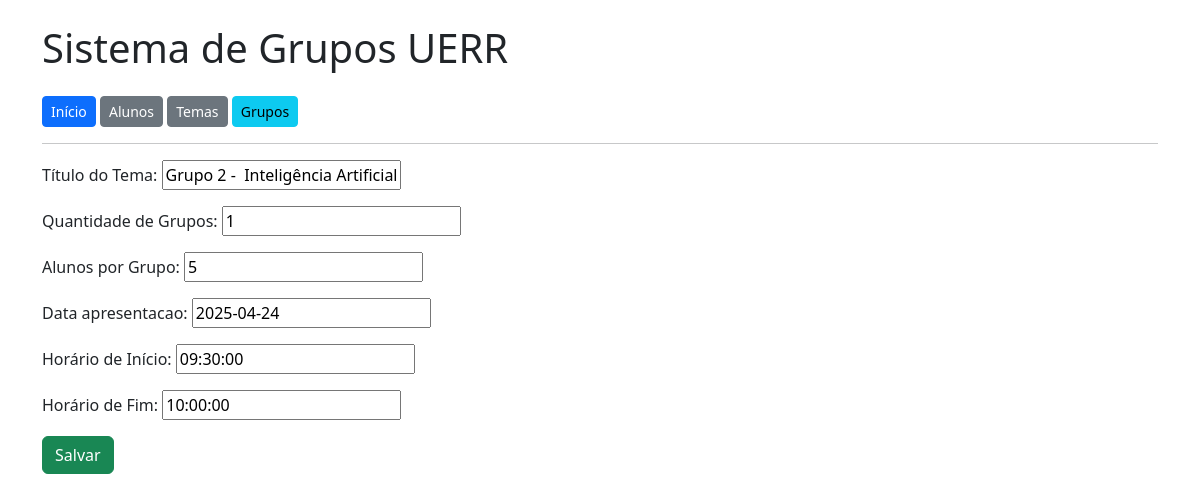
Screenshot of /temas/editar/4/ with the database file from the repository.
### appaula/models.py (models this page shows, shortened)
class Tema(models.Model):
    titulo = models.CharField('Título do Tema', max_length=200)
    quantidade_grupos = models.PositiveIntegerField('Quantidade de Grupos')
    alunos_por_grupo = models.PositiveIntegerField('Alunos por Grupo')
    data_apresentacao = models.DateField('Data da Apresentação')
    horario_inicio = models.TimeField('Horário de Início')
    horario_fim = models.TimeField('Horário de Fim')

### appaula/views.py (the view)
# urls.py: path('temas/editar/<int:tema_id>/', views.editar_tema, name='editar_tema'),
def editar_tema(request, tema_id):
    tema = Tema.objects.get(id=tema_id)
    if request.method == 'POST':
        form = TemaForm(request.POST, instance=tema)
        if form.is_valid():
            form.save()
            messages.success(request, 'Tema atualizado com sucesso!')
            return redirect('appaula:listar_temas')
    else:
        form = TemaForm(instance=tema)
    return render(request, 'appaula/form.html', {'form': form})

### appaula/forms.py
class TemaForm(forms.ModelForm):
    data_apresentacao = forms.DateField(
        input_formats=['%d/%m/%Y'],
        widget=DateInput(),
        required=True
    )
    class Meta:
        model = Tema
        fields = [
            'titulo',
            'quantidade_grupos',
            'alunos_por_grupo',
            'data_apresentacao',
            'horario_inicio',
            'horario_fim'
        ]
        widgets = {
            'horario_inicio': TimeInput(),
            'horario_fim': TimeInput(),
        }

### appaula/templates/appaula/form.html (shortened to what this page needs)
{% extends 'appaula/base.html' %}
{% block content %}
    <form method="post">
        {{ form.as_p }}
        <button type="submit" class="btn btn-success">Salvar</button>
    </form>
{% endblock %}

### rows the page displays
Tema: titulo "Grupo 2 - Inteligência Artificial", quantidade_grupos "1", alunos_por_grupo "5", data_apresentacao "2025-04-24", horario_inicio "09:30:00", horario_fim "10:00:00"
